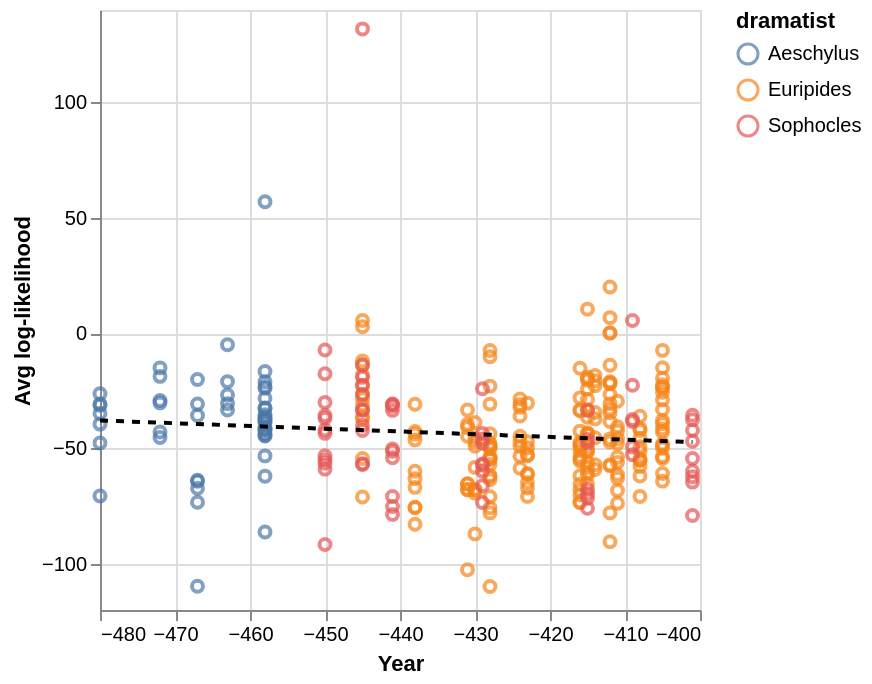

Notebook code for this chart:
### Code cell
alt.Chart(speaker_df).mark_point().encode(
    x=alt.X("year:Q", title="Year", scale=alt.Scale(domain=[-480, -401])),
    y=alt.Y("avg_log_likelihood:Q", title="Avg log-likelihood"),
    color="dramatist:N",
) + alt.Chart(speaker_df).mark_line(color="black", strokeDash=[4, 4]).encode(
    x="year:Q",
    y="avg_log_likelihood:Q",
).transform_regression("year", "avg_log_likelihood")

### Figure 1 — Vega-Lite specification as saved in the notebook (floating-point values rounded to 4 significant figures; data arrays with more than 128 entries replaced by an {"elided": "..."} marker saying what was removed)
{"config": {"view": {"continuousWidth": 300, "continuousHeight": 300}}, "layer": [{"mark": {"type": "point"}, "encoding": {"color": {"field": "dramatist", "type": "nominal"}, "x": {"field": "year", "scale": {"domain": [-480, -401]}, "title": "Year", "type": "quantitative"}, "y": {"field": "avg_log_likelihood", "title": "Avg log-likelihood", "type": "quantitative"}}}, {"mark": {"type": "line", "color": "black", "strokeDash": [4, 4]}, "encoding": {"x": {"field": "year", "type": "quantitative"}, "y": {"field": "avg_log_likelihood", "type": "quantitative"}}, "transform": [{"on": "year", "regression": "avg_log_likelihood"}]}], "data": {"name": "data-9eeb05acd7c59580f75fd297c18a43dc"}, "$schema": "https://vega.github.io/schema/vega-lite/v6.4.1.json", "datasets": {"data-9eeb05acd7c59580f75fd297c18a43dc": {"elided": "302 records"}}}
